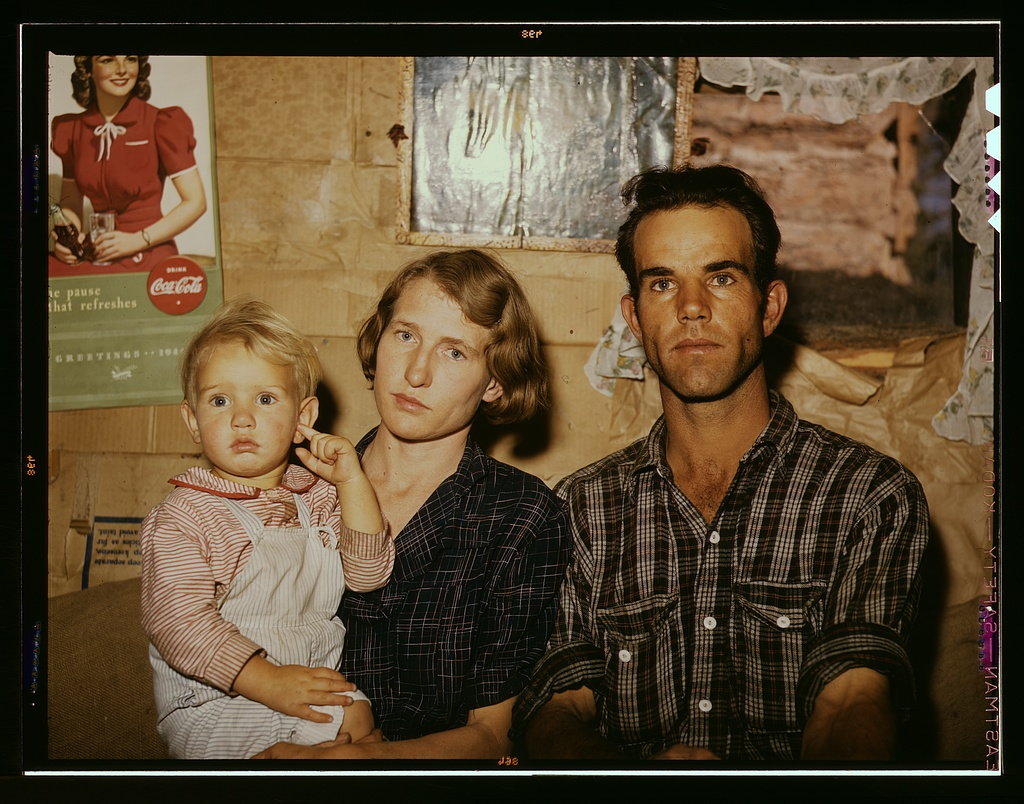
#> input picture example_workflows/input/family_before.jpg, 1024 x 804 px
$ python -i calibration.py   (imports and definitions only)
#> lines starting #> are read from the running program, lines starting #| are printed output that depends on the picture
"""The noise floor: what Measure reports where the true drift is zero.

A null pair is one face at two sizes, both resampled from the same source -
the long side at 512 and at 1414 pixels, a scale of exactly 2.76172 - and
each saved as a JPEG at quality 92, as the first null pairs were: clean
pixels measure about half as noisy, and no real image arrives clean.
Whatever drift Measure reports on it is the measurement's own.
`tools/calibrate_noise_floor.py` measures a folder of faces this way and
prints the floor `declared_floor` gives; `measure.NOISE_FLOOR` is that value.
"""
import math

import cv2
import numpy as np

NULL_SIDES = (512, 1414)
JPEG_QUALITY = 92
# Declared floors are rounded up to the next of these, times a power of ten.
STEPS = (1, 2, 5, 10)


def null_pair(rgb, sides=NULL_SIDES, quality=JPEG_QUALITY):
    """`rgb` with its long side at each of `sides`, each resampled from it
    and passed through a JPEG at `quality` (None for clean pixels)."""
#> called with sides = (512, 1414), quality = 92
    height, width = rgb.shape[:2]
#> height = 804; width = 1024
    pair = []
    for side in sides:
        scale = side / max(height, width)
#> scale = 0.5
        size = (max(1, round(width * scale)), max(1, round(height * scale)))
#> size = (512, 402)
        resized = cv2.resize(rgb, size, interpolation=cv2.INTER_AREA if scale < 1
                             else cv2.INTER_CUBIC)
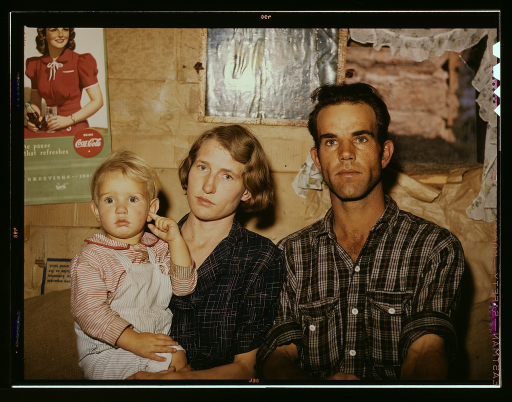
#> resized: shape (402, 512, 3); mean R, G, B 91.6, 74.4, 50.7
        pair.append(resized if quality is None else _jpeg(resized, quality))
    return tuple(pair)


def _jpeg(rgb, quality):
#> called with quality = 92
    _, data = cv2.imencode(".jpg", cv2.cvtColor(rgb, cv2.COLOR_RGB2BGR),
                           [cv2.IMWRITE_JPEG_QUALITY, quality])
    return cv2.cvtColor(cv2.imdecode(data, cv2.IMREAD_COLOR), cv2.COLOR_BGR2RGB)


def declared_floor(null_medians):
    """Twice the median of the null pairs' medians, rounded up to the next
    1-2-5 step: 0.025% gave the first floor, 0.05%."""
    target = 2.0 * float(np.median(null_medians))
    if target <= 0:
        raise ValueError("the null pairs measured no drift at all: nothing to declare")
    power = 10.0 ** math.floor(math.log10(target))
    return next(round(step * power, 12) for step in STEPS if step * power >= target * (1 - 1e-9))

>>> import cv2
>>> picture = cv2.cvtColor(cv2.imread('../example_workflows/input/family_before.jpg'), cv2.COLOR_BGR2RGB)
>>> result = null_pair(picture)
